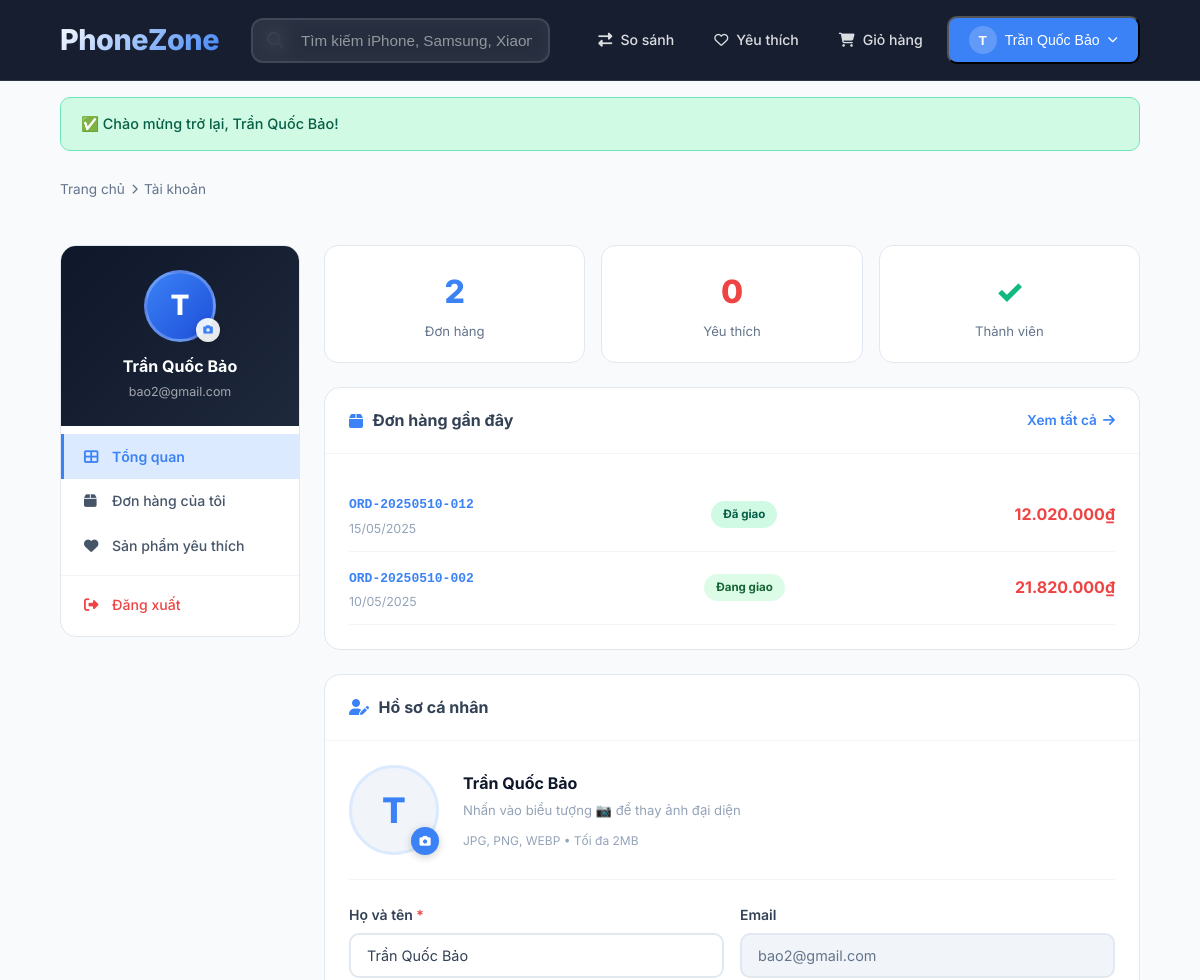
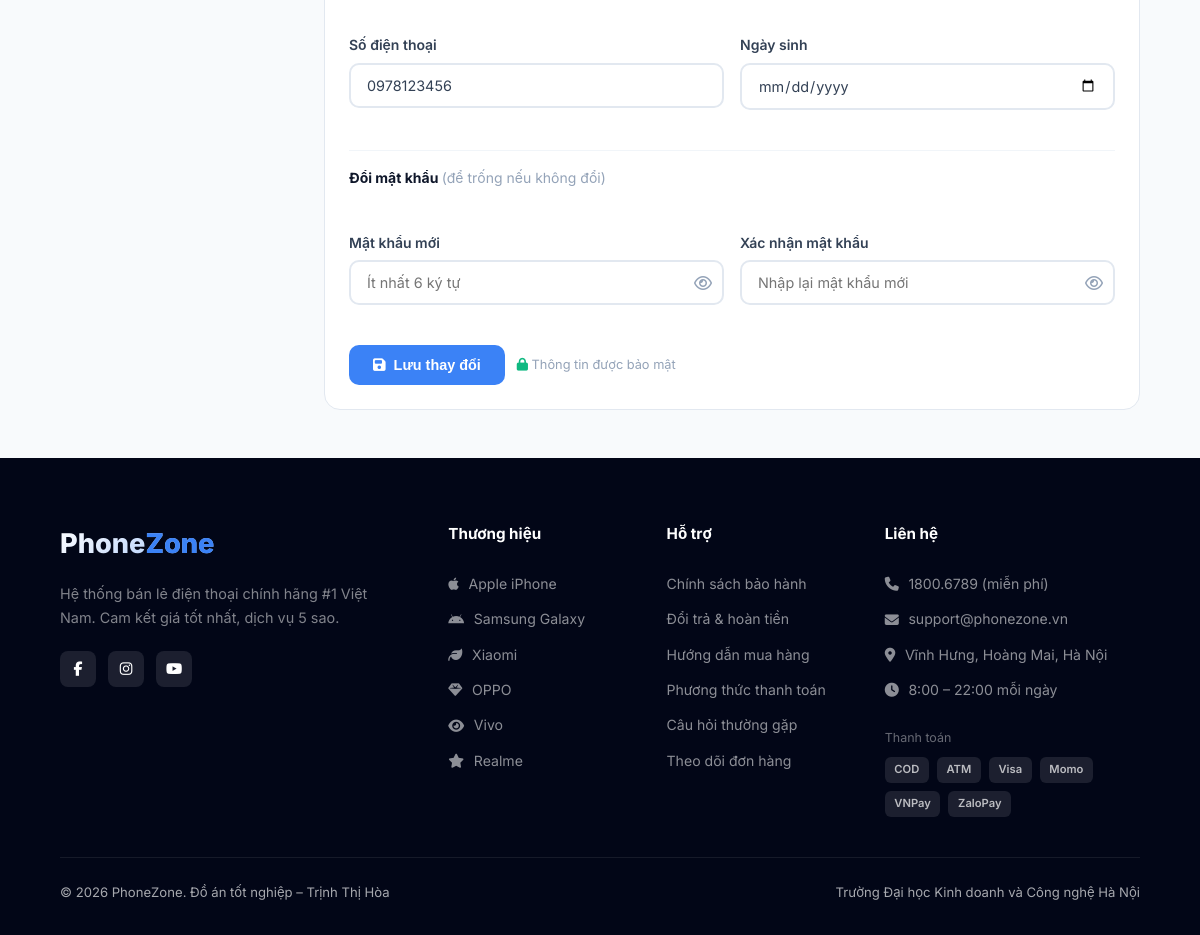
Screenshot of /tai-khoan (signed in) with the database file from the repository (2 pictures, top to bottom).
### tables this page shows
CREATE TABLE `khach_hang` (
  `id` int(10) UNSIGNED NOT NULL,
  `ho_ten` varchar(150) NOT NULL,
  `email` varchar(180) NOT NULL,
  `mat_khau` varchar(255) NOT NULL COMMENT 'bcrypt hash',
  `so_dien_thoai` varchar(20) DEFAULT NULL,
  `gioi_tinh` enum('nam','nu','khac') DEFAULT 'khac',
  `ngay_sinh` date DEFAULT NULL,
  `avatar` varchar(255) DEFAULT NULL,
  `trang_thai` enum('hoat_dong','bi_khoa') NOT NULL DEFAULT 'hoat_dong',
  `email_verified` tinyint(1) NOT NULL DEFAULT 0,
  `remember_token` varchar(100) DEFAULT NULL,
  `created_at` datetime NOT NULL DEFAULT current_timestamp(),
  `updated_at` datetime NOT NULL DEFAULT current_timestamp() ON UPDATE current_timestamp()
);

CREATE TABLE `don_hang` (
  `id` int(10) UNSIGNED NOT NULL,
  `ma_don` varchar(30) NOT NULL COMMENT 'ORD-20250510-001',
  `khach_hang_id` int(10) UNSIGNED DEFAULT NULL COMMENT 'NULL nếu khách vãng lai',
  `ten_nguoi_nhan` varchar(150) NOT NULL,
  `so_dien_thoai` varchar(20) NOT NULL,
  `tinh_thanh` varchar(100) NOT NULL,
  `quan_huyen` varchar(100) NOT NULL,
  `phuong_xa` varchar(100) NOT NULL,
  `so_nha_duong` varchar(255) NOT NULL,
  `ghi_chu` text DEFAULT NULL,
  `tam_tinh` bigint(20) UNSIGNED NOT NULL COMMENT 'Trước KM + ship',
  `giam_gia` bigint(20) UNSIGNED NOT NULL DEFAULT 0,
  `phi_van_chuyen` int(10) UNSIGNED NOT NULL DEFAULT 0,
  `tong_tien` bigint(20) UNSIGNED NOT NULL COMMENT 'Thực thanh toán',
  `ma_giam_gia_id` int(10) UNSIGNED DEFAULT NULL,
  `phuong_thuc_tt` enum('cod','chuyen_khoan','momo','vnpay','zalopay') NOT NULL DEFAULT 'cod',
  `trang_thai_tt` enum('chua_tt','da_tt','hoan_tien') NOT NULL DEFAULT 'chua_tt',
  `ma_giao_dich` varchar(100) DEFAULT NULL COMMENT 'Mã GD từ cổng thanh toán',
  `trang_thai` enum('cho_xac_nhan','da_xac_nhan','dang_dong_hang','dang_giao','da_giao','da_huy','hoan_hang') NOT NULL DEFAULT 'cho_xac_nhan',
  `ma_van_don` varchar(100) DEFAULT NULL,
  `don_vi_van_chuyen` varchar(100) DEFAULT NULL,
  `ngay_du_kien_giao` date DEFAULT NULL,
  `ngay_giao_thuc` datetime DEFAULT NULL,
  `created_at` datetime NOT NULL DEFAULT current_timestamp(),
  `updated_at` datetime NOT NULL DEFAULT current_timestamp() ON UPDATE current_timestamp()
);

### app/views/account/index.php (the view, shortened to what the rows shown need)
<?php
$user ??= []; $donGanDay ??= []; $soYeuThich ??= 0; $soDon ??= 0;
$statusLabel = ['cho_xac_nhan'=>'Chờ xác nhận','da_xac_nhan'=>'Đã xác nhận','dang_dong_hang'=>'Đóng hàng','dang_giao'=>'Đang giao','da_giao'=>'Đã giao','da_huy'=>'Đã hủy'];
$statusPill  = ['cho_xac_nhan'=>'pill-pending','da_xac_nhan'=>'pill-confirmed','dang_dong_hang'=>'pill-packing','dang_giao'=>'pill-shipping','da_giao'=>'pill-done','da_huy'=>'pill-canceled'];
?>
<div class="container"><div class="breadcrumb">
  <a href="<?= url() ?>">Trang chủ</a>
  <i class="fas fa-chevron-right"></i>
  <span>Tài khoản</span>
</div></div>
<div class="account-wrap">
  <?php include VIEW_PATH . 'account/_sidebar.php'; ?>
  <div>
    <div style="display:grid;grid-template-columns:repeat(3,1fr);gap:1rem;margin-bottom:1.5rem">
      <div style="background:#fff;border:1px solid var(--gray-200);border-radius:14px;padding:1.25rem;text-align:center">
        <div style="font-size:2rem;font-weight:800;color:var(--accent)"><?= $soDon ?></div>
        <div style="font-size:.82rem;color:var(--gray-500);margin-top:.25rem">Đơn hàng</div>
      </div>
      <div style="background:#fff;border:1px solid var(--gray-200);border-radius:14px;padding:1.25rem;text-align:center">
        <div style="font-size:2rem;font-weight:800;color:var(--danger)"><?= $soYeuThich ?></div>
        <div style="font-size:.82rem;color:var(--gray-500);margin-top:.25rem">Yêu thích</div>
      </div>
      <div style="background:#fff;border:1px solid var(--gray-200);border-radius:14px;padding:1.25rem;text-align:center">
        <div style="font-size:2rem;font-weight:800;color:var(--success)">✓</div>
        <div style="font-size:.82rem;color:var(--gray-500);margin-top:.25rem">Thành viên</div>
      </div>
    </div>
    <div class="account-card" style="margin-bottom:1.5rem">
      <div class="account-card-head">
        <h2><i class="fas fa-box"></i> Đơn hàng gần đây</h2>
        <a href="<?= url('tai-khoan/don-hang') ?>" class="link-more" style="font-size:.85rem">
          Xem tất cả <i class="fas fa-arrow-right"></i>
        </a>
      </div>
      <div class="account-card-body">
        <?php if (empty($donGanDay)): ?>
          <div style="text-align:center;padding:2rem;color:var(--gray-400)">
            <i class="fas fa-box-open" style="font-size:2.5rem;margin-bottom:.75rem;display:block"></i>
            Chưa có đơn hàng nào
            <br><a href="<?= url('san-pham') ?>" class="btn btn-blue btn-sm" style="margin-top:.75rem;display:inline-flex">Mua sắm ngay</a>
          </div>
        <?php else: ?>
          <?php foreach ($donGanDay as $dh): ?>
          <div style="display:flex;align-items:center;justify-content:space-between;padding:.75rem 0;border-bottom:1px solid var(--gray-100)">
            <div>
              <a href="<?= url('don-hang/' . e($dh['ma_don'])) ?>"
                 style="font-family:monospace;font-weight:700;color:var(--accent)"><?= e($dh['ma_don']) ?></a>
              <div style="font-size:.78rem;color:var(--gray-400);margin-top:.15rem"><?= format_date($dh['created_at'],'d/m/Y') ?></div>
            </div>
            <span class="status-pill <?= $statusPill[$dh['trang_thai']] ?? 'pill-pending' ?>">
              <?= $statusLabel[$dh['trang_thai']] ?? $dh['trang_thai'] ?>
            </span>
            <strong style="color:var(--danger)"><?= format_price($dh['tong_tien']) ?></strong>
          </div>
          <?php endforeach; ?>
        <?php endif; ?>
      </div>
    </div>
    <div class="account-card">
      <div class="account-card-head">
        <h2><i class="fas fa-user-edit"></i> Hồ sơ cá nhân</h2>
      </div>
      <div class="account-card-body">
        <form action="<?= url('tai-khoan/cap-nhat') ?>" method="POST" enctype="multipart/form-data">
          <div style="display:flex;align-items:center;gap:1.5rem;margin-bottom:1.5rem;padding-bottom:1.5rem;border-bottom:1px solid var(--gray-100)">
            <div style="position:relative;flex-shrink:0">
              <div id="avatar-preview" style="width:90px;height:90px;border-radius:50%;overflow:hidden;border:3px solid var(--accent-light);background:var(--gray-100);display:flex;align-items:center;justify-content:center">
                <?php if (!empty($user['avatar'])): ?>
                  <img id="avatar-img" src="<?= img_url(e($user['avatar'])) ?>"
                       style="width:100%;height:100%;object-fit:cover">
                <?php else: ?>
                  <span id="avatar-initial" style="font-size:2.2rem;font-weight:800;color:var(--accent)">
                    <?= mb_substr($user['ho_ten'] ?? 'U', 0, 1, 'UTF-8') ?>
                  </span>
                <?php endif; ?>
              </div>
              <label for="avatar-input" style="position:absolute;bottom:0;right:0;width:28px;height:28px;background:var(--accent);border-radius:50%;display:flex;align-items:center;justify-content:center;cursor:pointer;box-shadow:0 2px 8px rgba(0,0,0,.2);transition:transform .2s"
                     onmouseover="this.style.transform='scale(1.1)'" onmouseout="this.style.transform='scale(1)'">
                <i class="fas fa-camera" style="color:#fff;font-size:.7rem"></i>
              </label>
            </div>
            <div>
              <div style="font-weight:700;color:var(--primary);margin-bottom:.25rem"><?= e($user['ho_ten']) ?></div>
              <div style="font-size:.82rem;color:var(--gray-400);margin-bottom:.6rem">
                Nhấn vào biểu tượng 📷 để thay ảnh đại diện
              </div>
              <div style="font-size:.75rem;color:var(--gray-400)">JPG, PNG, WEBP • Tối đa 2MB</div>
            </div>
          </div>
          <div class="profile-grid">
            <div class="form-group">
              <label class="form-label">Họ và tên <span style="color:var(--danger)">*</span></label>
              <input type="text" name="ho_ten" class="form-input"
                     value="<?= e($user['ho_ten']) ?>" required>
            </div>
            <div class="form-group">
              <label class="form-label">Email</label>
              <input type="email" class="form-input" value="<?= e($user['email']) ?>"
                     disabled style="background:var(--gray-100);color:var(--gray-500)">
            </div>
            <div class="form-group">
              <label class="form-label">Số điện thoại</label>
              <input type="tel" name="so_dien_thoai" class="form-input"
                     value="<?= e($user['so_dien_thoai'] ?? '') ?>" placeholder="0912 345 678">
            </div>
            <div class="form-group">
              <label class="form-label">Ngày sinh</label>
              <input type="date" name="ngay_sinh" class="form-input"
                     value="<?= e($user['ngay_sinh'] ?? '') ?>"
                     max="<?= date('Y-m-d', strtotime('-10 years')) ?>">
            </div>
            <div class="form-group full" style="border-top:1px solid var(--gray-100);padding-top:1rem;margin-top:.25rem">
              <label class="form-label" style="font-weight:700;color:var(--primary)">
                Đổi mật khẩu
                <span style="font-weight:400;color:var(--gray-400)">(để trống nếu không đổi)</span>
              </label>
            </div>
            <div class="form-group">
              <label class="form-label">Mật khẩu mới</label>
              <div style="position:relative">
                <input type="password" name="mat_khau_moi" id="pwd-new" class="form-input"
                       placeholder="Ít nhất 6 ký tự" minlength="6" style="padding-right:2.5rem">
                <i class="far fa-eye" onclick="togglePwd('pwd-new',this)"
                   style="position:absolute;right:.75rem;top:50%;transform:translateY(-50%);cursor:pointer;color:var(--gray-400)"></i>
              </div>
            </div>
            <div class="form-group">
              <label class="form-label">Xác nhận mật khẩu</label>
              <div style="position:relative">
                <input type="password" name="xac_nhan_mat_khau" id="pwd-confirm" class="form-input"
                       placeholder="Nhập lại mật khẩu mới" style="padding-right:2.5rem">
                <i class="far fa-eye" onclick="togglePwd('pwd-confirm',this)"
                   style="position:absolute;right:.75rem;top:50%;transform:translateY(-50%);cursor:pointer;color:var(--gray-400)"></i>
              </div>
            </div>
          </div>
          <div style="margin-top:1.25rem;display:flex;gap:.75rem;align-items:center">
            <button type="submit" class="btn btn-blue">
              <i class="fas fa-save"></i> Lưu thay đổi
            </button>
            <span style="font-size:.8rem;color:var(--gray-400)">
              <i class="fas fa-lock" style="color:var(--success)"></i> Thông tin được bảo mật
            </span>
          </div>
        </form>
      </div>
    </div>
  </div>
</div>

### app/views/account/_sidebar.php (shortened to what the rows shown need)
<?php
$user ??= []; $activeTab ??= '';
$initial = mb_substr($user['ho_ten'] ?? 'U', 0, 1, 'UTF-8');
$avatar  = $user['avatar'] ?? Session::get('user_avatar', '');
?>
<div class="account-sidebar">
  <div class="account-user">
    <div style="position:relative;display:inline-block;margin-bottom:.75rem">
      <div style="width:72px;height:72px;border-radius:50%;overflow:hidden;border:3px solid rgba(255,255,255,.25);background:linear-gradient(135deg,var(--accent),var(--accent-hover));margin:0 auto;display:flex;align-items:center;justify-content:center">
        <?php if (!empty($avatar)): ?>
          <img src="<?= img_url(e($avatar)) ?>"
               style="width:100%;height:100%;object-fit:cover"
               alt="<?= e($user['ho_ten'] ?? '') ?>">
        <?php else: ?>
          <span style="font-size:1.75rem;font-weight:800;color:#fff"><?= e($initial) ?></span>
        <?php endif; ?>
      </div>
      <a href="<?= url('tai-khoan') ?>#avatar-input"
         style="position:absolute;bottom:0;right:-4px;width:24px;height:24px;background:rgba(255,255,255,.9);border-radius:50%;display:flex;align-items:center;justify-content:center;box-shadow:0 2px 6px rgba(0,0,0,.2)"
         title="Thay ảnh đại diện"
         onclick="event.preventDefault();document.getElementById('avatar-input')?.click()">
        <i class="fas fa-camera" style="font-size:.6rem;color:var(--accent)"></i>
      </a>
    </div>
    <div class="account-name"><?= e($user['ho_ten'] ?? '') ?></div>
    <div class="account-email"><?= e($user['email'] ?? '') ?></div>
  </div>
  <div class="account-nav">
    <a href="<?= url('tai-khoan') ?>"
       class="account-nav-item <?= $activeTab === 'dashboard' ? 'active' : '' ?>">
      <i class="fas fa-th-large"></i> Tổng quan
    </a>
    <a href="<?= url('tai-khoan/don-hang') ?>"
       class="account-nav-item <?= $activeTab === 'orders' ? 'active' : '' ?>">
      <i class="fas fa-box"></i> Đơn hàng của tôi
    </a>
    <a href="<?= url('tai-khoan/yeu-thich') ?>"
       class="account-nav-item <?= $activeTab === 'wishlist' ? 'active' : '' ?>">
      <i class="fas fa-heart"></i> Sản phẩm yêu thích
    </a>
    <div class="account-nav-divider"></div>
    <a href="<?= url('dang-xuat') ?>"
       class="account-nav-item" style="color:var(--danger)">
      <i class="fas fa-sign-out-alt"></i> Đăng xuất
    </a>
  </div>
</div>

### core/Router.php (shortened to what the rows shown need)
<?php
class Router
{
    private array $routes = [];
    private function addRoute(string $method, string $path, string $handler): void
    {
        $pattern = preg_replace('/\/:([a-z_]+)/', '/(?P<$1>[^/]+)', $path);
        $pattern = '@^' . $pattern . '$@';
        $this->routes[] = [
            'method'  => $method,
            'pattern' => $pattern,
            'handler' => $handler,
        ];
    }
    public function dispatch(): void
    {
        $method = $_SERVER['REQUEST_METHOD'];
        $uri    = $this->getUri();
        foreach ($this->routes as $route) {
            if ($route['method'] !== $method) continue;
            if (preg_match($route['pattern'], $uri, $matches)) {
                $params = array_filter($matches, fn($k) => !is_int($k), ARRAY_FILTER_USE_KEY);
                [$controllerName, $action] = $this->parseHandler($route['handler']);
                $controller = new $controllerName();
                call_user_func_array([$controller, $action], $params);
                return;
            }
        }
    }
    private function getUri(): string
    {
        $uri = parse_url($_SERVER['REQUEST_URI'], PHP_URL_PATH);
        $base = parse_url(APP_URL, PHP_URL_PATH) ?? '';
        if ($base && str_starts_with($uri, $base)) {
            $uri = substr($uri, strlen($base));
        }
        return '/' . trim($uri, '/') ?: '/';
    }
    private function parseHandler(string $handler): array
    {
        $parts = explode('@', $handler, 2);
        return count($parts) === 2 ? $parts : [$parts[0], 'index'];
    }
}

### rows the page displays
khach_hang: ho_ten "T", ho_ten "Trần Quốc Bảo", email "bao2@gmail.com", so_dien_thoai "0978123456"
don_hang: ma_don "ORD-20250510-012", created_at "15/05/2025", trang_thai "Đã giao", tong_tien "12.020.000₫"
don_hang: ma_don "ORD-20250510-002", created_at "10/05/2025", trang_thai "Đang giao", tong_tien "21.820.000₫"

### other values shown
$icon "✅"
$msg "Chào mừng trở lại, Trần Quốc Bảo!"
$soDon "2"
$soYeuThich "0"
$p "COD"
$p "ATM"
$p "Visa"
$p "Momo"
$p "VNPay"
$p "ZaloPay"
